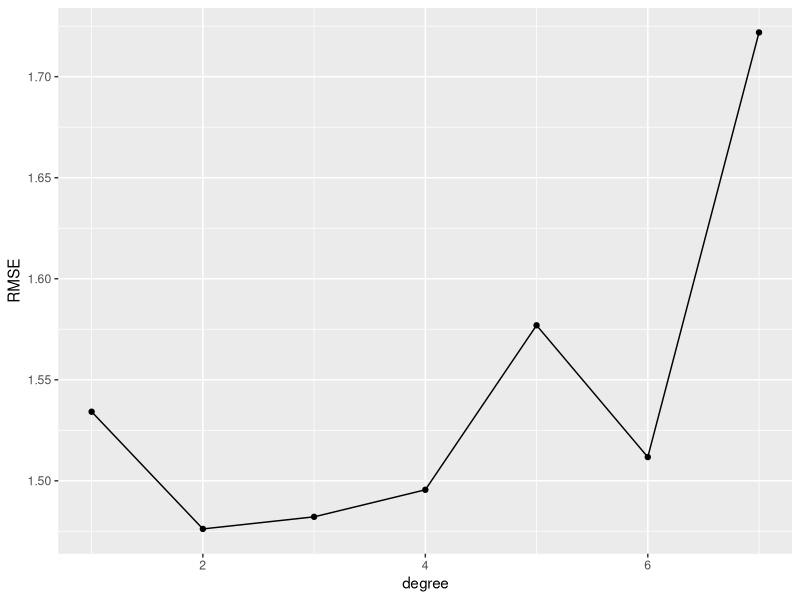
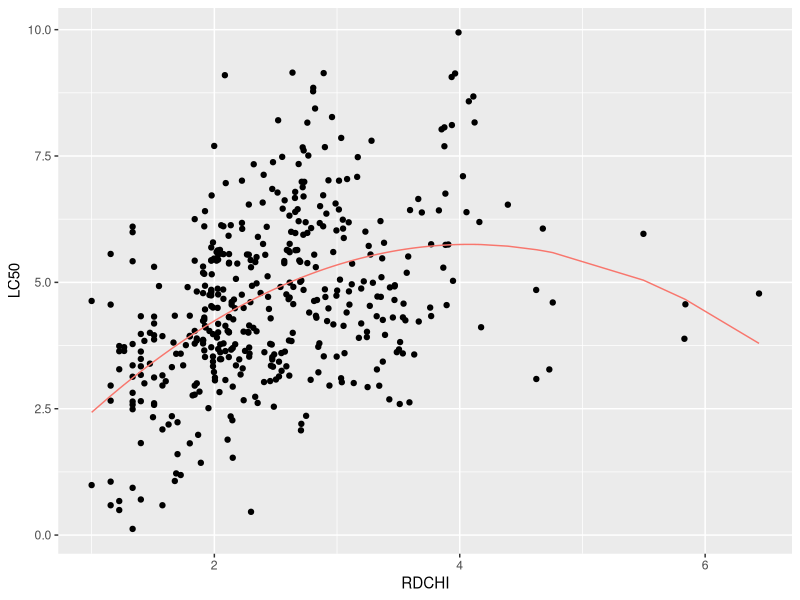

Generate these figures, in order, with R:
## ---- chunk 1
# Load libraries
library(caret)
library(ggplot2)
library(corrplot)
#Clear the workspace
rm(list=ls())
## ---- chunk 2
# Load the training data
train <- read.csv("toxicity_train.csv", stringsAsFactors=F)
# Load the test data
test <- read.csv("toxicity_validation.csv", stringsAsFactors=F)
## ---- chunk 3
MSE <- function(y, model){
  yhat = predict(model) # Estimated y computed on the basis of the features
  mean((y-yhat)^2)
}

RMSE <- function(y, model){
  sqrt(MSE(y,model))
}
## ---- chunk 4
# Train a model by trying multiple polynomial degrees. Save the models and their cross-validated RMSEs in a list and choose the best model based on the RMSE.

set.seed(123)
degrees <- 1:7
models <- list()
rmses <- c()

fitControl <- trainControl(method = "cv", number = 10)

for (degree in degrees){
  # Build up the formula with the selected degree
  formula <- as.formula(paste("LC50 ~ poly(RDCHI, ", degree, ")", sep=""))
  
  # Train the model
  fit <- caret::train(formula, data=train, method="lm", trControl=fitControl, preProcess=c("center", "scale"))
  
  # Get the cross-validated RMSE
  fitRmse <- fit$results$RMSE
  # Save the model RMSE
  rmses <- c(rmses, fitRmse)
}

# Plot the flexibility of the model vs RMSE
ggplot(data.frame(degree=degrees, RMSE=rmses), aes(x=degree, y=RMSE)) + geom_point() + geom_line()

# Choose the best model
bestDegree <- degrees[which.min(rmses)]
bestDegree

# Train the best model again (just for the sake of plotting it)
bestFormula <- as.formula(paste("LC50 ~ poly(RDCHI, ", bestDegree, ")", sep=""))
bestFit <- lm(bestFormula, data=train, method="lm", trControl=fitControl)

# Plot the data and the best model
ggplot(train, aes(x=RDCHI, y=LC50)) + geom_point() + geom_line(aes(y=predict(bestFit), color="red"), show.legend = FALSE)

